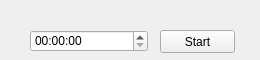
<?xml version="1.0" encoding="UTF-8"?>
<ui version="4.0">
 <class>Form</class>
 <widget class="QWidget" name="Form">
  <property name="geometry">
   <rect>
    <x>0</x>
    <y>0</y>
    <width>260</width>
    <height>60</height>
   </rect>
  </property>
  <property name="minimumSize">
   <size>
    <width>260</width>
    <height>60</height>
   </size>
  </property>
  <property name="maximumSize">
   <size>
    <width>260</width>
    <height>60</height>
   </size>
  </property>
  <property name="windowTitle">
   <string>Form</string>
  </property>
  <widget class="QStackedWidget" name="stackedWidget">
   <property name="geometry">
    <rect>
     <x>20</x>
     <y>20</y>
     <width>231</width>
     <height>41</height>
    </rect>
   </property>
   <property name="currentIndex">
    <number>0</number>
   </property>
   <widget class="QWidget" name="page">
    <widget class="QWidget" name="widget" native="true">
     <property name="geometry">
      <rect>
       <x>0</x>
       <y>0</y>
       <width>221</width>
       <height>41</height>
      </rect>
     </property>
     <widget class="QPushButton" name="startButton">
      <property name="geometry">
       <rect>
        <x>140</x>
        <y>10</y>
        <width>75</width>
        <height>23</height>
       </rect>
      </property>
      <property name="text">
       <string>Start</string>
      </property>
     </widget>
     <widget class="QTimeEdit" name="timeEdit">
      <property name="geometry">
       <rect>
        <x>10</x>
        <y>10</y>
        <width>118</width>
        <height>22</height>
       </rect>
      </property>
      <property name="displayFormat">
       <string>HH:mm:ss</string>
      </property>
     </widget>
    </widget>
   </widget>
   <widget class="QWidget" name="page_2">
    <widget class="QPushButton" name="stopButton">
     <property name="geometry">
      <rect>
       <x>130</x>
       <y>10</y>
       <width>93</width>
       <height>28</height>
      </rect>
     </property>
     <property name="text">
      <string>Stop</string>
     </property>
    </widget>
    <widget class="QLabel" name="textHeure">
     <property name="geometry">
      <rect>
       <x>14</x>
       <y>9</y>
       <width>101</width>
       <height>21</height>
      </rect>
     </property>
     <property name="text">
      <string>TextLabel</string>
     </property>
    </widget>
   </widget>
  </widget>
 </widget>
 <resources/>
 <connections/>
</ui>
